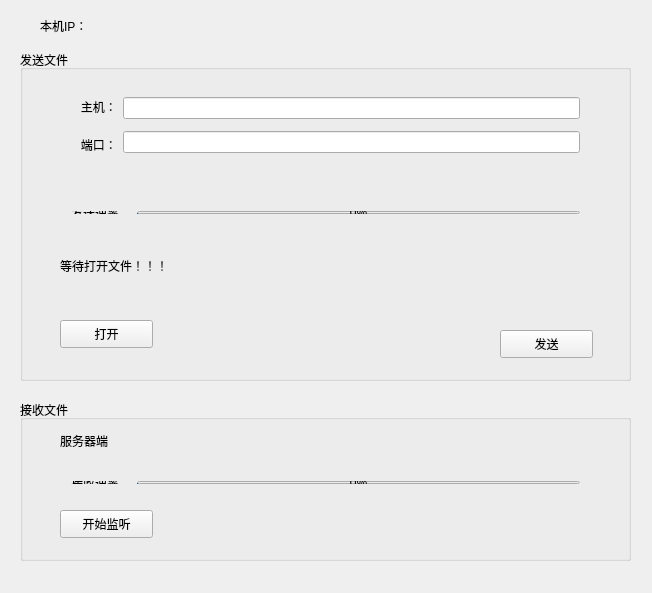
<?xml version="1.0" encoding="UTF-8"?>
<ui version="4.0">
 <class>tcpSenderClass</class>
 <widget class="QWidget" name="tcpSenderClass">
  <property name="geometry">
   <rect>
    <x>0</x>
    <y>0</y>
    <width>652</width>
    <height>593</height>
   </rect>
  </property>
  <property name="windowTitle">
   <string>tcpSender</string>
  </property>
  <widget class="QLabel" name="label_3">
   <property name="geometry">
    <rect>
     <x>40</x>
     <y>10</y>
     <width>81</width>
     <height>31</height>
    </rect>
   </property>
   <property name="text">
    <string>本机IP：</string>
   </property>
   <property name="scaledContents">
    <bool>false</bool>
   </property>
  </widget>
  <widget class="QLabel" name="ipLable">
   <property name="geometry">
    <rect>
     <x>130</x>
     <y>20</y>
     <width>441</width>
     <height>16</height>
    </rect>
   </property>
   <property name="text">
    <string/>
   </property>
  </widget>
  <widget class="QGroupBox" name="groupBox">
   <property name="geometry">
    <rect>
     <x>20</x>
     <y>50</y>
     <width>611</width>
     <height>331</height>
    </rect>
   </property>
   <property name="title">
    <string>发送文件</string>
   </property>
   <widget class="QPushButton" name="sendButton">
    <property name="geometry">
     <rect>
      <x>480</x>
      <y>280</y>
      <width>93</width>
      <height>28</height>
     </rect>
    </property>
    <property name="text">
     <string>发送</string>
    </property>
   </widget>
   <widget class="QWidget" name="layoutWidget">
    <property name="geometry">
     <rect>
      <x>40</x>
      <y>150</y>
      <width>531</width>
      <height>25</height>
     </rect>
    </property>
    <layout class="QHBoxLayout" name="horizontalLayout_2">
     <item>
      <widget class="QLabel" name="label_4">
       <property name="text">
        <string>发送速率：</string>
       </property>
      </widget>
     </item>
     <item>
      <widget class="QProgressBar" name="clientProgressBar">
       <property name="value">
        <number>0</number>
       </property>
      </widget>
     </item>
    </layout>
   </widget>
   <widget class="QLabel" name="clientStatusLabel">
    <property name="geometry">
     <rect>
      <x>40</x>
      <y>200</y>
      <width>531</width>
      <height>31</height>
     </rect>
    </property>
    <property name="text">
     <string>等待打开文件！！！</string>
    </property>
   </widget>
   <widget class="QPushButton" name="openButton">
    <property name="geometry">
     <rect>
      <x>40</x>
      <y>270</y>
      <width>93</width>
      <height>28</height>
     </rect>
    </property>
    <property name="text">
     <string>打开</string>
    </property>
   </widget>
   <widget class="QWidget" name="layoutWidget_2">
    <property name="geometry">
     <rect>
      <x>40</x>
      <y>30</y>
      <width>531</width>
      <height>91</height>
     </rect>
    </property>
    <layout class="QHBoxLayout" name="horizontalLayout">
     <item>
      <layout class="QVBoxLayout" name="verticalLayout">
       <item>
        <widget class="QLabel" name="label">
         <property name="text">
          <string>   主机：</string>
         </property>
        </widget>
       </item>
       <item>
        <widget class="QLabel" name="label_2">
         <property name="text">
          <string>   端口：</string>
         </property>
        </widget>
       </item>
      </layout>
     </item>
     <item>
      <layout class="QVBoxLayout" name="verticalLayout_2">
       <item>
        <widget class="QLineEdit" name="hostLineEdit"/>
       </item>
       <item>
        <widget class="QLineEdit" name="portLineEdit"/>
       </item>
      </layout>
     </item>
    </layout>
   </widget>
  </widget>
  <widget class="QGroupBox" name="groupBox_2">
   <property name="geometry">
    <rect>
     <x>20</x>
     <y>400</y>
     <width>611</width>
     <height>161</height>
    </rect>
   </property>
   <property name="title">
    <string>接收文件</string>
   </property>
   <widget class="QLabel" name="serverStatusLabel">
    <property name="geometry">
     <rect>
      <x>40</x>
      <y>20</y>
      <width>521</width>
      <height>41</height>
     </rect>
    </property>
    <property name="text">
     <string>服务器端</string>
    </property>
   </widget>
   <widget class="QPushButton" name="startButton">
    <property name="geometry">
     <rect>
      <x>40</x>
      <y>110</y>
      <width>93</width>
      <height>28</height>
     </rect>
    </property>
    <property name="text">
     <string>开始监听</string>
    </property>
   </widget>
   <widget class="QWidget" name="layoutWidget">
    <property name="geometry">
     <rect>
      <x>40</x>
      <y>70</y>
      <width>531</width>
      <height>25</height>
     </rect>
    </property>
    <layout class="QHBoxLayout" name="horizontalLayout_5">
     <item>
      <widget class="QLabel" name="label_8">
       <property name="text">
        <string>接收速率：</string>
       </property>
      </widget>
     </item>
     <item>
      <widget class="QProgressBar" name="serverProgressBar">
       <property name="value">
        <number>0</number>
       </property>
      </widget>
     </item>
    </layout>
   </widget>
  </widget>
 </widget>
 <layoutdefault spacing="6" margin="11"/>
 <resources>
  <include location="tcpsender.qrc"/>
 </resources>
 <connections/>
</ui>
